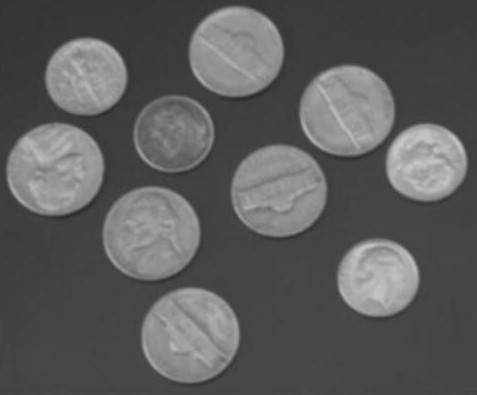
//> input picture CLASS_4/CLASS4_ex1/CLASS4_ex1/1.jpg, 477 x 395 px
$ ./main   (built with g++ and OpenCV 4)
//> lines starting //> are read from the running program, lines starting //| are printed output that depends on the picture
#include <iostream>
#include <opencv2/opencv.hpp>

using namespace cv;
using namespace std;
int main()
{
	Mat input;
	Mat output1;
	Mat output2;
	Mat output3;
	Mat output4;
	input = imread("1.jpg",0);
//> input: 395 rows x 477 cols, CV_8UC1; min 43, max 201, mean 92.2
	Mat size = getStructuringElement(MORPH_RECT,Size(3,3));

	morphologyEx(input, output1, 0, size);//腐蚀
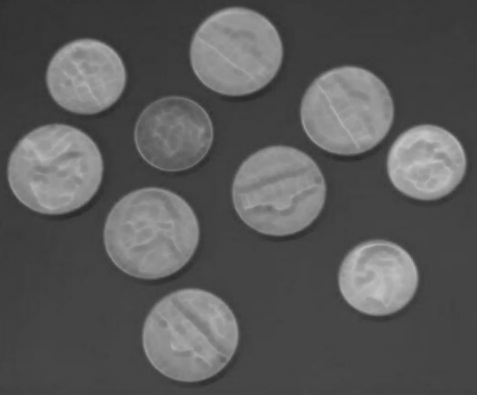
//> output1: 395 rows x 477 cols, CV_8UC1; min 43, max 197, mean 89
	morphologyEx(input, output2, 1, size);//膨胀
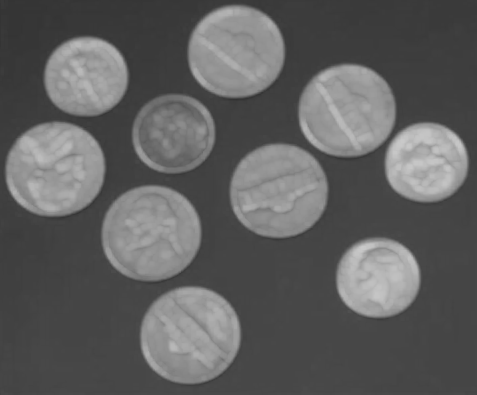
//> output2: 395 rows x 477 cols, CV_8UC1; min 50, max 201, mean 95.4
	morphologyEx(input, output3, 2, size);//开运算
	morphologyEx(input, output4, 3, size);//闭运算
	/*显示各种运算后结果图*/
	imshow("window", input);
	imshow("windows1", output1);
	imshow("windows2", output2);
	imshow("windows3", output3);
	imshow("windows4", output4);

	waitKey(0);
	return 0;
}
